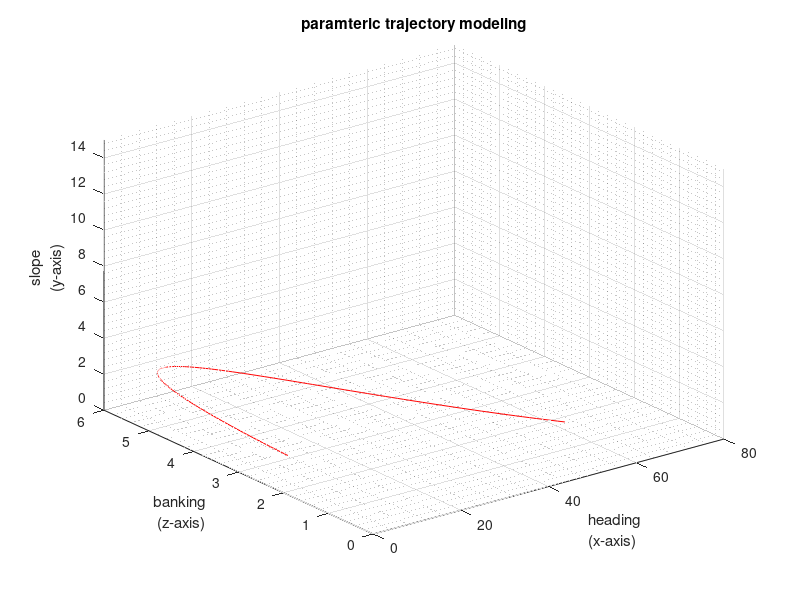

Reproduce this figure in MATLAB.
%function [X, Y, Z] = Terrain()
%%  Terrain Modeling without toolbox -- Parametric road Modeling 

fx = @(t) 2*pi.*t.^2+cos(t); % heading 
fy = @(t) 0.4*sin(t)+1 + cos(t); % slope 
fz = @(t) 4*sin(t)+2; % banking


T = [0:0.02:3.4]; % same number of steps as for simulation time 

X = fx(T);
Y = fy(T);
Z = fz(T);



% - for debug and visualization purposes 
paramsX = [min(X), max(X)];
paramsY = [min(Y), max(Y)];
paramsZ = [min(Z), max(Z)];



figure(1)
%plot3(X,Z,Y, "ko")

%hold on
plot3(X,Z,Y, "r")
grid on
grid minor
zlim([0 15])
xlabel({'heading','(x-axis)'})
ylabel({'banking','(z-axis)'})
zlabel({'slope','(y-axis)'})
title('paramteric trajectory modeling')

%end 





